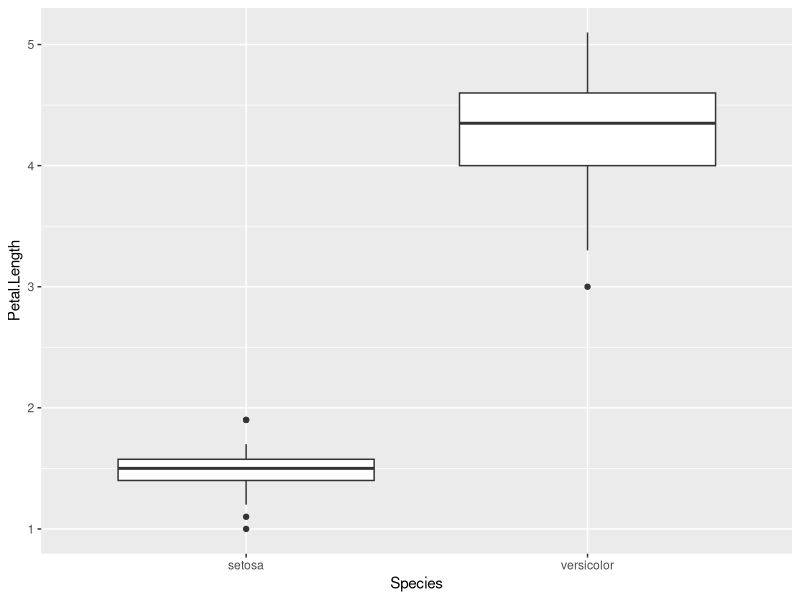
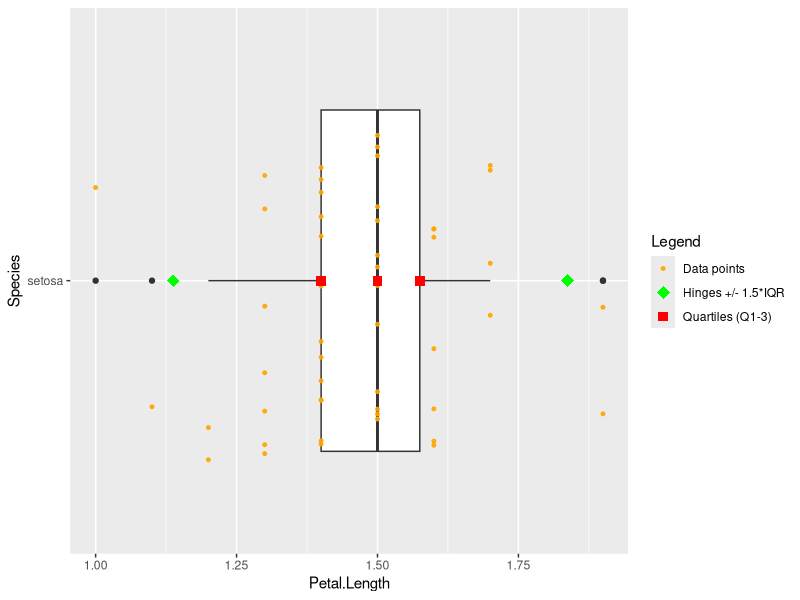

These charts were generated, in order, by the following R code:
## ---- chunk 1
#| label: iris_2_species_box_plot

library(datasets) # for loading iris
library(ggplot2) # for plotting
suppressMessages(library(tidyverse))
data(iris)

# brief transformation so we see only two groups of Species (instead of three) 
iris %>% dplyr::filter(Species %in% c("setosa", "versicolor")) %>%
  ggplot() +
  geom_boxplot(mapping = aes(x = Species, y = Petal.Length)) 
  
## ---- chunk 2
#| label: iris_example_box_plot

setosas <- iris %>% dplyr::filter(Species %in% c("setosa"))

five_quantiles <- quantile(setosas$Petal.Length)

quartiles <- five_quantiles[c("25%", "50%", "75%")]

IQR <- quartiles[["75%"]] - quartiles[["25%"]] 

# the numbers that are compared to data points to determine whisker ends
fences <- c(quartiles[["25%"]] - 1.5*IQR, quartiles[["75%"]] + 1.5*IQR)

colours <- c("Data points"="orange", "Quartiles (Q1-3)" = "red", "Hinges +/- 1.5*IQR" = "green")

setosas %>%
  ggplot(mapping = aes(x = Petal.Length, y = Species)) +
  geom_boxplot() +
  # each individual data point will be seen by only jittering vertically, 
  # not horizontally thanks to width = 0
  geom_jitter(mapping=aes(color="Data points"), size=1, alpha=0.9, width = 0) +
  # quartiles are red squares
  geom_point(data = data.frame(x = quartiles, y = "setosa"), 
             mapping = aes(x = x, y = y, color = "Quartiles (Q1-3)"), 
             shape = "square", 
             size = 3 ) + 
  # the +/- 1.5*IQR are green diamonds, making it easier to see why some are
  # outliers, and which datapoints have been "chosen" for whisker endings
  geom_point(data = data.frame(x = fences, y = "setosa"), 
             mapping = aes(x = x, y = y, color = "Hinges +/- 1.5*IQR"),
             shape = "diamond", 
             size = 4 ) +
  labs(color = "Legend") +
  scale_color_manual(values = colours)

  
